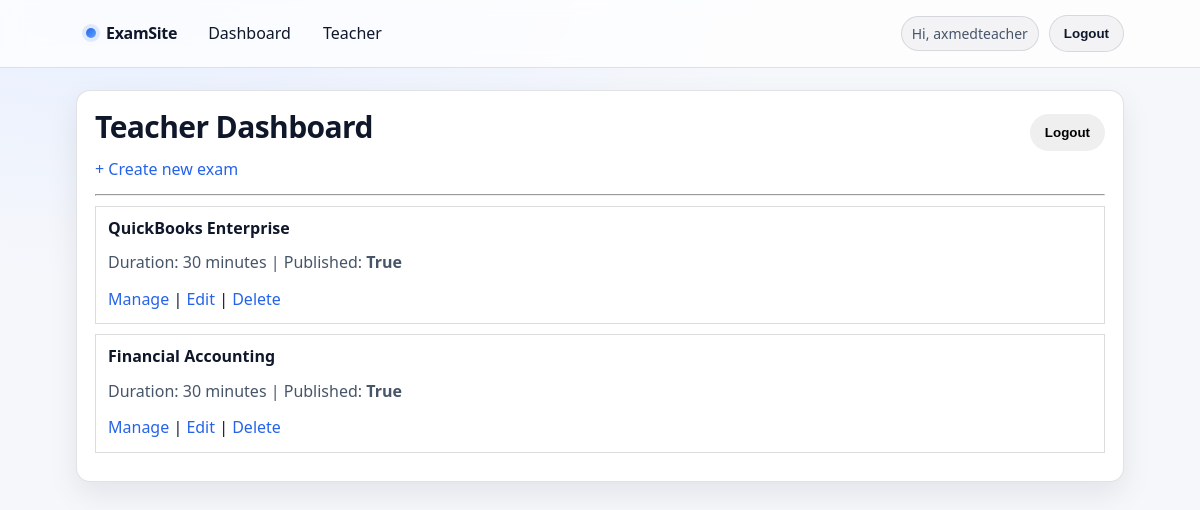
Screenshot of /teacher/ (signed in) with the database file from the repository.
### exams/models.py (models this page shows, shortened)
class Exam(models.Model):
    created_by = models.ForeignKey(
        settings.AUTH_USER_MODEL,
        on_delete=models.SET_NULL,
        null=True,
        blank=True,
        related_name="created_exams",
        help_text="Teacher who created/owns this exam.",
    )
    title = models.CharField(max_length=200)
    description = models.TextField(blank=True)
    duration_minutes = models.PositiveIntegerField(default=30)
    is_published = models.BooleanField(default=False)
    created_at = models.DateTimeField(auto_now_add=True)

### exams/teacher_views.py (the view)
    @login_required
    def _wrapped(request, *args, **kwargs):
        if not is_teacher(request.user):
            return HttpResponseForbidden("Not allowed")
        return view_func(request, *args, **kwargs)

### exams/teacher_views.py (called while the page is built)
def is_teacher(user):
    return user.is_authenticated and (user.is_staff or user.is_superuser)

def teacher_required(view_func):
    @login_required
    def _wrapped(request, *args, **kwargs):
        if not is_teacher(request.user):
            return HttpResponseForbidden("Not allowed")
        return view_func(request, *args, **kwargs)
    return _wrapped

@teacher_required
def teacher_dashboard(request):
    if request.user.is_superuser:
        exams = Exam.objects.order_by("-created_at")
    else:
        exams = Exam.objects.filter(created_by=request.user).order_by("-created_at")
    return render(request, "teacher/dashboard.html", {"exams": exams})

### exams/templates/teacher/dashboard.html (shortened to what this page needs)
{% extends "base.html" %}
{% block content %}
<div style="display:flex; justify-content:space-between; align-items:center;">
    <h1>Teacher Dashboard</h1>
    <form method="post" action="{% url 'logout' %}" style="display:inline;">
      <button type="submit">Logout</button>
    </form>
  </div>
  <p><a href="{% url 'teacher_exam_create' %}">+ Create new exam</a></p>
  <hr>
  {% for exam in exams %}
    <div style="border:1px solid #ddd; padding:12px; margin:10px 0;">
      <h3>{{ exam.title }}</h3>
      <p>
        Duration: {{ exam.duration_minutes }} minutes |
        Published: <strong>{{ exam.is_published }}</strong>
      </p>
      <a href="{% url 'teacher_exam_detail' exam.id %}">Manage</a> |
      <a href="{% url 'teacher_exam_edit' exam.id %}">Edit</a> |
      <a href="{% url 'teacher_exam_delete' exam.id %}">Delete</a>
    </div>
  {% empty %}
    <p>No exams yet.</p>
  {% endfor %}
{% endblock %}

### exams/templates/base.html (shortened to what this page needs)
{% load static %}
<!DOCTYPE html>
<html lang="en">
<head>
  <link rel="stylesheet" href="{% static 'exams/css/style.css' %}">
</head>
<body class="{% block body_class %}{% endblock %}">
<nav>
  <div class="navbar">
    <div class="nav-left">
      <a class="brand" href="{% url 'home' %}">
        <span class="brand-dot"></span>
        ExamSite
      </a>
      {% if user.is_authenticated %}
        <a class="navlink" href="{% url 'student_dashboard' %}">Dashboard</a>
        {% if user.is_staff %}
          <a class="navlink" href="{% url 'teacher_dashboard' %}">Teacher</a>
        {% endif %}
      {% else %}
        <a class="navlink" href="{% url 'home' %}">Home</a>
      {% endif %}
    </div>
    <div class="nav-right">
      {% if user.is_authenticated %}
        <span class="nav-user">Hi, {{ user.username }}</span>
        <form method="post" action="{% url 'logout' %}" class="inline-form">
          <button type="submit" class="btn btn-secondary">Logout</button>
        </form>
      {% else %}
        <a class="navlink" href="{% url 'login' %}">Login</a>
        <a class="btn btn-primary" href="{% url 'signup' %}">Sign up</a>
      {% endif %}
    </div>
  </div>
</nav>
<div class="container">
  <div class="panel">
    {% block content %}{% endblock %}
  </div>
</div>
</body>
</html>

### exams/static/exams/css/style.css (style rules this page uses)
*, *::before, *::after { box-sizing: border-box; }
html, body { height: 100%; }
body { margin: 0; }
:root { --bg: #f6f7fb; --surface: #ffffff; --surface-2: #f1f5ff; --text: #0f172a; --muted: #475569; --border: rgba(15, 23, 42, 0.12); --primary: #2563eb; --primary-600: #1d4ed8; --danger: #dc2626; --ring: rgba(37, 99, 235, 0.35); --radius: 14px; --shadow: 0 12px 30px rgba(2, 6, 23, 0.08); --shadow-sm: 0 6px 16px rgba(2, 6, 23, 0.08); --max: 1080px; --auth-card-width: 360px; --auth-field-width: 280px; }
body { font-family: ui-sans-serif, system-ui, -apple-system, "Segoe UI", Roboto, Arial, "Noto Sans", "Liberation Sans", sans-serif; color: var(--text); background: radial-gradient(1200px 500px at 10% 0%, #e7efff 0%, var(--bg) 55%, var(--bg) 100%); line-height: 1.55; }
a { color: var(--primary); text-decoration: none; }
p { margin: 0 0 12px; color: var(--muted); }
h1,h2,h3 { margin: 0 0 12px; line-height: 1.2; color: var(--text); }
h1 { font-size: 30px; letter-spacing: -0.02em; }
h3 { font-size: 16px; }
.container { max-width: var(--max); margin: 22px auto; padding: 0 16px; }
.panel { background: var(--surface); border: 1px solid var(--border); border-radius: var(--radius); box-shadow: var(--shadow); padding: 18px; }
nav { position: sticky; top: 0; z-index: 20; backdrop-filter: blur(10px); background: rgba(255,255,255,0.75); border-bottom: 1px solid var(--border); }
.navbar { max-width: var(--max); margin: 0 auto; padding: 12px 16px; display: flex; align-items: center; justify-content: space-between; gap: 12px; }
.nav-left, .nav-right { display: flex; align-items: center; gap: 10px; flex-wrap: wrap; }
.brand { display: inline-flex; align-items: center; gap: 10px; font-weight: 800; letter-spacing: -0.02em; color: var(--text); padding: 6px 10px; border-radius: 999px; }
.brand-dot { width: 10px; height: 10px; border-radius: 999px; background: linear-gradient(135deg, var(--primary), #60a5fa); box-shadow: 0 0 0 4px rgba(37,99,235,0.12); }
.navlink { display: inline-flex; align-items: center; gap: 8px; padding: 8px 10px; border-radius: 999px; color: var(--text); border: 1px solid transparent; }
.nav-user { color: var(--muted); font-size: 14px; padding: 6px 10px; border-radius: 999px; background: rgba(15,23,42,0.04); border: 1px solid var(--border); }
button, .btn { appearance: none; border: 1px solid transparent; border-radius: 999px; padding: 10px 14px; font-weight: 700; cursor: pointer; transition: transform .05s ease, background .15s ease, border-color .15s ease, box-shadow .15s ease; }
.btn-secondary { background: rgba(15,23,42,0.04); color: var(--text); border-color: var(--border); }
.inline-form { display: inline; margin: 0; }
form { margin: 0; }

### rows the page displays
Exam: title "QuickBooks Enterprise", duration_minutes "30", is_published "True"
Exam: title "Financial Accounting", duration_minutes "30", is_published "True"

### other values shown
{{ user.username }} "axmedteacher"
